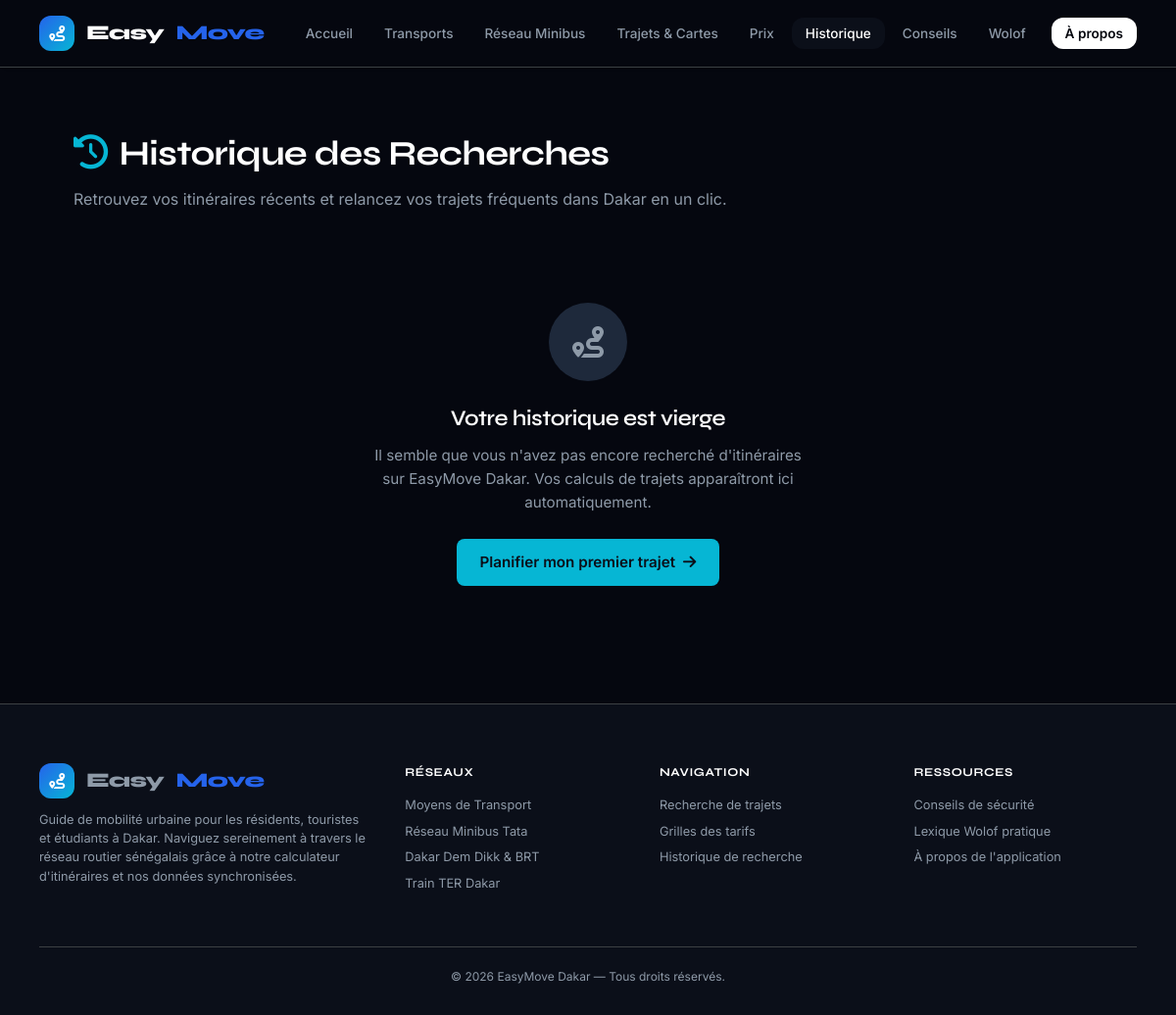
Page /historique on the earlier database version.
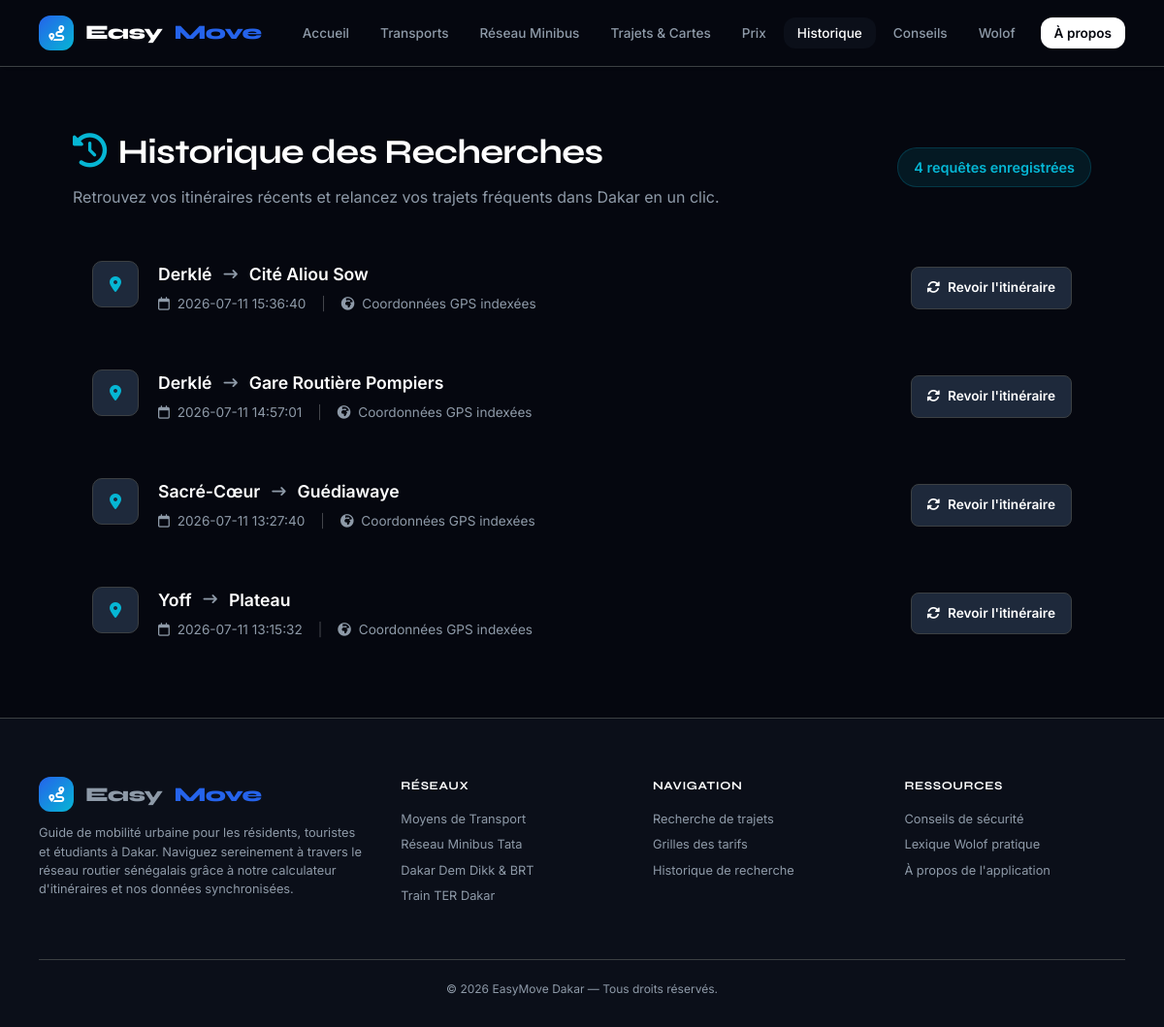
Same page on the later database version.
### tables this page shows
CREATE TABLE historique_recherches (
    id_historique       INTEGER PRIMARY KEY AUTOINCREMENT,
    adresse_depart      TEXT NOT NULL,
    adresse_arrivee     TEXT NOT NULL,
    lat_depart          REAL,
    lng_depart          REAL,
    lat_arrivee         REAL,
    lng_arrivee         REAL,
    date_recherche      DATETIME DEFAULT CURRENT_TIMESTAMP
);

### app.py (the view)
@app.route("/historique")
def historique():
    return render_template(
        "historique.html",
        historique=database.get_historique_recent(limite=50),
        active_page="historique"
    )

### database.py (called while the page is built)
def get_connection():
    conn = sqlite3.connect(DB_PATH)
    conn.row_factory = sqlite3.Row
    conn.execute("PRAGMA foreign_keys = ON")
    return conn

def get_historique_recent(limite=10):
    conn = get_connection()
    try:
        historique = conn.execute("""
            SELECT * FROM historique_recherches
            ORDER BY date_recherche DESC
            LIMIT ?
        """, (limite,)).fetchall()
    except sqlite3.OperationalError:
        historique = []
    conn.close()
    return historique

### templates/historique.html (shortened to what this page needs)
{% extends "base.html" %}
{% block content %}
<div class="container" style="padding: 40px 0; max-width: 1050px;">
    <div style="margin-bottom: 32px; display: flex; justify-content: space-between; align-items: center; flex-wrap: wrap; gap: 16px;">
        <div>
            <h1 style="font-size: 2.2rem; font-family: 'Syne', sans-serif; font-weight: 700; margin: 0; color: #FFF;">
                <i class="fa-solid fa-clock-rotate-left" style="color: var(--accent-cyan); margin-right: 12px;"></i>Historique des Recherches
            </h1>
            <p style="color: var(--text-muted); margin: 6px 0 0 0; font-size: 1rem;">
                Retrouvez vos itinéraires récents et relancez vos trajets fréquents dans Dakar en un clic.
            </p>
        </div>
        {% if historique|length > 0 %}
        <span style="background: rgba(6, 182, 212, 0.1); color: var(--accent-cyan); font-weight: 600; padding: 8px 16px; border-radius: 20px; font-size: 0.9rem; border: 1px solid rgba(6, 182, 212, 0.2);">
            {{ historique|length }} requêtes enregistrées
        </span>
        {% endif %}
    </div>
    {% if historique|length == 0 %}
    <div class="bento-card" style="text-align: center; padding: 60px 20px;">
        <div style="width: 80px; height: 80px; background: #1E293B; border-radius: 50%; display: flex; align-items: center; justify-content: center; margin: 0 auto 20px auto;">
            <i class="fa-solid fa-route" style="font-size: 2rem; color: var(--text-muted);"></i>
        </div>
        <h2 style="font-size: 1.4rem; font-weight: 600; margin-bottom: 8px; color: #FFF;">Votre historique est vierge</h2>
        <p style="color: var(--text-muted); max-width: 450px; margin: 0 auto 24px auto; font-size: 0.95rem; line-height: 1.6;">
            Il semble que vous n'avez pas encore recherché d'itinéraires sur EasyMove Dakar. Vos calculs de trajets apparaîtront ici automatiquement.
        </p>
        <a href="{{ url_for('trajets') }}" class="cta-button" style="display: inline-flex; align-items: center; gap: 8px; text-decoration: none; background: var(--accent-cyan); color: #0B0F19; padding: 12px 24px; border-radius: 8px; font-weight: 600; font-size: 0.95rem;">
            Planifier mon premier trajet <i class="fa-solid fa-arrow-right"></i>
        </a>
    </div>
    {% else %}
    <div style="display: flex; flex-direction: column; gap: 16px;">
        {% for item in historique %}
        <div class="bento-card historique-item" style="padding: 20px; transition: transform 0.2s, border-color 0.2s;">
            <div class="historique-main">
                <div style="background: #1E293B; border: 1px solid var(--border-color); width: 48px; height: 48px; border-radius: 10px; display: flex; align-items: center; justify-content: center; flex-shrink: 0; color: var(--text-muted);">
                    <i class="fa-solid fa-location-dot" style="color: var(--accent-cyan);"></i>
                </div>
                <div style="display: flex; flex-direction: column; gap: 6px; min-width: 0;">
                    <div style="display: flex; align-items: center; gap: 12px; flex-wrap: wrap;">
                        <span style="font-weight: 600; font-size: 1.1rem; color: #FFF;">{{ item.adresse_depart }}</span>
                        <i class="fa-solid fa-arrow-right-long" style="color: var(--text-muted); font-size: 0.9rem;"></i>
                        <span style="font-weight: 600; font-size: 1.1rem; color: var(--accent-emerald);">{{ item.adresse_arrivee }}</span>
                    </div>
                    <div style="display: flex; align-items: center; gap: 16px; font-size: 0.85rem; color: var(--text-muted);">
                        <span>
                            <i class="fa-regular fa-calendar" style="margin-right: 4px;"></i> {{ item.date_recherche }}
                        </span>
                        {% if item.lat_depart and item.lat_arrivee %}
                        <span style="color: rgba(255,255,255,0.25);">|</span>
                        <span>
                            <i class="fa-solid fa-earth-africa" style="margin-right: 4px;"></i> Coordonnées GPS indexées
                        </span>
                        {% endif %}
                    </div>
                </div>
            </div>
            <div class="historique-actions" style="display: flex; align-items: center; gap: 12px;">
                <a href="{{ url_for('trajets') }}?auto_depart={{ item.adresse_depart }}&auto_arrivee={{ item.adresse_arrivee }}"
                   title="Relancer cette recherche d'itinéraire"
                   style="background: #1E293B; border: 1px solid var(--border-color); color: #FFF; padding: 10px 16px; border-radius: 8px; font-weight: 600; font-size: 0.85rem; text-decoration: none; display: flex; align-items: center; justify-content: center; gap: 8px; transition: all 0.2s;">
                    <i class="fa-solid fa-rotate"></i> Revoir l'itinéraire
                </a>
            </div>
        </div>
        {% endfor %}
    </div>
    {% endif %}
</div>
{% endblock %}

### templates/base.html (shortened to what this page needs)
<!DOCTYPE html>
<html lang="fr">
<head>
    <link rel="stylesheet" href="https://cdnjs.cloudflare.com/ajax/libs/font-awesome/6.4.0/css/all.min.css">
    <link rel="stylesheet" href="https://unpkg.com/leaflet@1.9.4/dist/leaflet.css"
 />
    <link rel="stylesheet" href="{{ url_for('static', filename='css/style.css') }}">
</head>
<body class>
    <nav class="navbar">
        <div class="container">
            <div class="navbar-inner">
                <a href="{{ url_for('accueil') }}" class="logo">
                    <div class="logo-icon"><i class="fa-solid fa-route"></i></div>
                    Easy<em>Move</em>
                </a>
                <ul class="nav-links" id="navLinks">
                    <li><a href="{{ url_for('accueil') }}" class="{{ 'active' if active_page == 'accueil' }}">Accueil</a>
                    </li>
                    <li><a href="{{ url_for('transports') }}"
                            class="{{ 'active' if active_page == 'transports' }}">Transports</a></li>
                    <li><a href="{{ url_for('minibus') }}" class="{{ 'active' if active_page == 'minibus' }}">Réseau
                            Minibus</a></li>
                    <li><a href="{{ url_for('trajets') }}" class="{{ 'active' if active_page == 'trajets' }}">Trajets &amp;
                            Cartes</a></li>
                    <li><a href="{{ url_for('prix') }}" class="{{ 'active' if active_page == 'prix' }}">Prix</a></li>
                    <li><a href="{{ url_for('historique') }}"
                            class="{{ 'active' if active_page == 'historique' }}">Historique</a></li>
                    <li><a href="{{ url_for('conseils') }}" class="{{ 'active' if active_page == 'conseils' }}">Conseils</a>
                    </li>
                    <li><a href="{{ url_for('wolof') }}" class="{{ 'active' if active_page == 'wolof' }}">Wolof</a></li>
                    <li><a href="{{ url_for('apropos') }}" class="nav-cta {{ 'active' if active_page == 'apropos' }}">À
                            propos</a></li>
                </ul>
            </div>
        </div>
    </nav>
    <main class="main-content">
        {% block content %}{% endblock %}
    </main>
    <footer>
        <div class="container">
            <div class="footer-grid">
                <div class="footer-brand">
                    <div class="logo">
                        <div class="logo-icon"><i class="fa-solid fa-route"></i></div>
                        Easy<em>Move</em>
                    </div>
                    <p>Guide de mobilité urbaine pour les résidents, touristes et étudiants à Dakar. Naviguez
                        sereinement à travers le réseau routier sénégalais grâce à notre calculateur d'itinéraires et
                        nos données synchronisées.</p>
                </div>
                <div class="footer-col">
                    <h4>Réseaux</h4>
                    <a href="{{ url_for('transports') }}">Moyens de Transport</a>
                    <a href="{{ url_for('minibus') }}">Réseau Minibus Tata</a>
                    <a href="{{ url_for('transports') }}">Dakar Dem Dikk &amp; BRT</a>
                    <a href="{{ url_for('transports') }}">Train TER Dakar</a>
                </div>
                <div class="footer-col">
                    <h4>Navigation</h4>
                    <a href="{{ url_for('trajets') }}">Recherche de trajets</a>
                    <a href="{{ url_for('prix') }}">Grilles des tarifs</a>
                    <a href="{{ url_for('historique') }}">Historique de recherche</a>
                </div>
                <div class="footer-col">
                    <h4>Ressources</h4>
                    <a href="{{ url_for('conseils') }}">Conseils de sécurité</a>
                    <a href="{{ url_for('wolof') }}">Lexique Wolof pratique</a>
                    <a href="{{ url_for('apropos') }}">À propos de l'application</a>
                </div>
            </div>
            <div class="footer-bottom">
                <span>&copy; 2026 EasyMove Dakar — Tous droits réservés.</span>
            </div>
        </div>
    </footer>
</body>
</html>

### static/css/style.css (style rules this page uses)
:root { --bg-primary: #05070f; --bg-secondary: #0b0f19; --fond-carte: rgba(13, 20, 35, 0.65); --text-main: #ffffff; --text-muted: #8e9aa8; --accent: #ffffff; --border-color: #3c4043; --border-light: rgba(255, 255, 255, 0.07); --border-active: rgba(255, 255, 255, 0.2); --shadow: 0 4px 12px rgba(0, 0, 0, 0.3); --radius: 12px; --transition: all 0.2s ease; --accent-bleu: #2563eb; --accent-cyan: #06b6d4; --accent-vert: #10b981; --accent-jaune: #f5a623; --accent-rouge: #ef4444; }
*, *::before, *::after { box-sizing: border-box; margin: 0; padding: 0; }
html, body { background-color: var(--bg-primary); color: var(--text-main); font-family: 'Inter', sans-serif; line-height: 1.6; -webkit-font-smoothing: antialiased; min-height: 100vh; transition: background-color 0.2s, color 0.2s; }
a { color: inherit; text-decoration: none; transition: var(--transition); }
h1, h2, h3, h4 { font-family: 'Syne', sans-serif; letter-spacing: -0.02em; color: var(--text-main); }
.container { max-width: 1200px; margin: 0 auto; padding: 0 40px; }
.navbar { position: sticky; top: 0; z-index: 1000; background: var(--bg-primary); backdrop-filter: blur(20px); -webkit-backdrop-filter: blur(20px); border-bottom: 1px solid var(--border-color); box-shadow: 2px 0 10px rgba(0,0,0,0.02); }
.navbar-inner { display: flex; align-items: center; justify-content: space-between; padding: 16px 0; position: relative; }
.logo { display: flex; align-items: center; gap: 12px; font-family: 'Syne', sans-serif; font-weight: 800; font-size: 1.3rem; letter-spacing: -0.5px; }
.logo-icon { width: 36px; height: 36px; background: linear-gradient(135deg, var(--accent-bleu), var(--accent-cyan)); border-radius: var(--radius); display: flex; align-items: center; justify-content: center; color: #FFFFFF; font-size: 1rem; }
.logo em, .logo span span { color: var(--accent-bleu); font-style: normal; }
.nav-links, .main-nav { display: flex; align-items: center; gap: 4px; list-style: none; }
.nav-links a, .main-nav a { padding: 8px 14px; border-radius: var(--radius); font-size: 0.85rem; font-weight: 500; color: var(--text-muted); transition: var(--transition); }
.nav-links a:hover, .nav-links a.active, .main-nav a:hover, .main-nav a.active { color: var(--text-main); background: var(--bg-secondary); }
.nav-links a.nav-cta { background: var(--accent); color: var(--bg-primary); font-weight: 600; margin-left: 8px; }
.main-content, .sidebar-content { padding: 20px; flex: 1; overflow-y: auto; }
footer { background: var(--bg-secondary); padding: 60px 0 30px; border-top: 1px solid var(--border-color); color: var(--text-muted); font-size: 0.85rem; }
.footer-grid { display: grid; grid-template-columns: 1.5fr 1fr 1fr 1fr; gap: 32px; margin-bottom: 48px; }
.footer-brand p { font-size: 0.8rem; margin-top: 12px; line-height: 1.5; }
.footer-col h4 { font-size: 0.75rem; text-transform: uppercase; color: var(--text-main); margin-bottom: 14px; letter-spacing: 0.05em; }
.footer-col a { display: block; font-size: 0.8rem; margin-bottom: 6px; color: var(--text-muted); }
.footer-bottom { border-top: 1px solid var(--border-color); padding-top: 20px; text-align: center; font-size: 0.75rem; }
.historique-item { display: grid; grid-template-columns: 1fr auto; align-items: center; gap: 20px; }
.historique-main { display: flex; align-items: flex-start; gap: 20px; min-width: 0; }
.historique-main > div:last-child { min-width: 0; }

Differences in the rows shown:
added historique_recherches: adresse_depart "Derklé", adresse_arrivee "Cité Aliou Sow", date_recherche "2026-07-11 15:36:40", lat_depart 14.715 (drawn)
added historique_recherches: adresse_depart "Derklé", adresse_arrivee "Gare Routière Pompiers", date_recherche "2026-07-11 14:57:01", lat_depart 14.715 (drawn)
added historique_recherches: adresse_depart "Sacré-Cœur", adresse_arrivee "Guédiawaye", date_recherche "2026-07-11 13:27:40", lat_depart 14.7186 (drawn)
added historique_recherches: adresse_depart "Yoff", adresse_arrivee "Plateau", date_recherche "2026-07-11 13:15:32", lat_depart 14.7444 (drawn)
Other differences:
{{ historique|length }}: (not shown) → "4"
text no longer shown: "Votre historique est vierge Il semble que vous n'avez pas encore recherché d'itinéraires sur EasyMove Dakar. Vos calculs de trajets apparaîtront ici automatiquement. Planifier mon premier trajet"
text now shown: "requêtes enregistrées"
